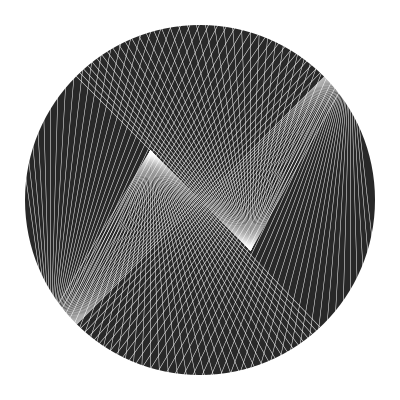
Frame 1 (no input)
Frame 60 (the mouse pressed at the canvas centre just before this capture): identical to frame 1, image omitted
Frame 120 (the mouse held since frame 60 and released just before this capture): identical to frame 1, image omitted

The Processing sketch that drew this single still picture (run headless with seeded random() and noise(); from frame 60 on, the mouse is pressed at the canvas centre):

// Processing sketch: Lines_B
// ── Lines_B.pde
void setup() {
    size(400,400);
    background(40);
    
    fill(255);
    noStroke();
    rect(0, 0, width, height);

    fill(40);
    ellipseMode(CENTER);
    ellipse(height/2, width/2, 350, 350);
   
    stroke(255);
    strokeWeight(.5);
   
    for (int i = 0; i < 400; i = i+10) {
        line(350, 50, i, height);
        line(50, 350, i, 0);
        line(150, 150, i, height);
        line(250, 250, i, 0);
    }
   
   }
    
void draw() {
    save("Lines_B.png");
}
